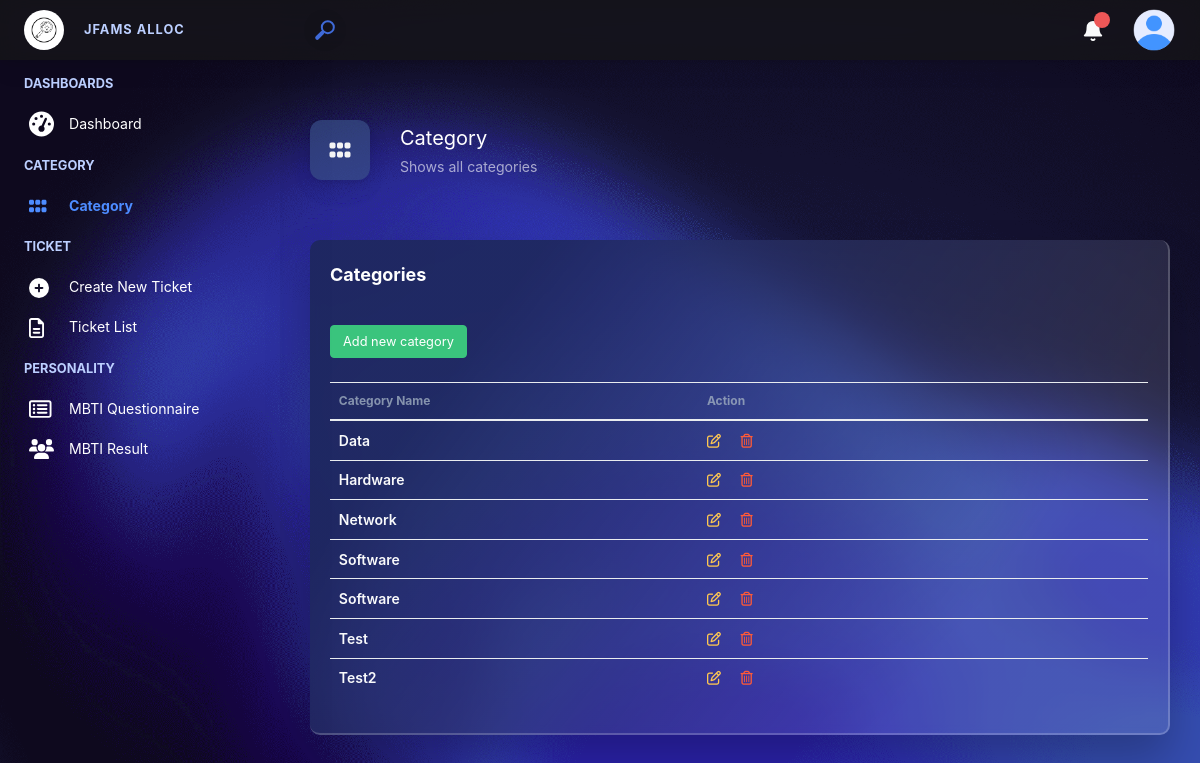
Before: /category (signed in) with the older database file.
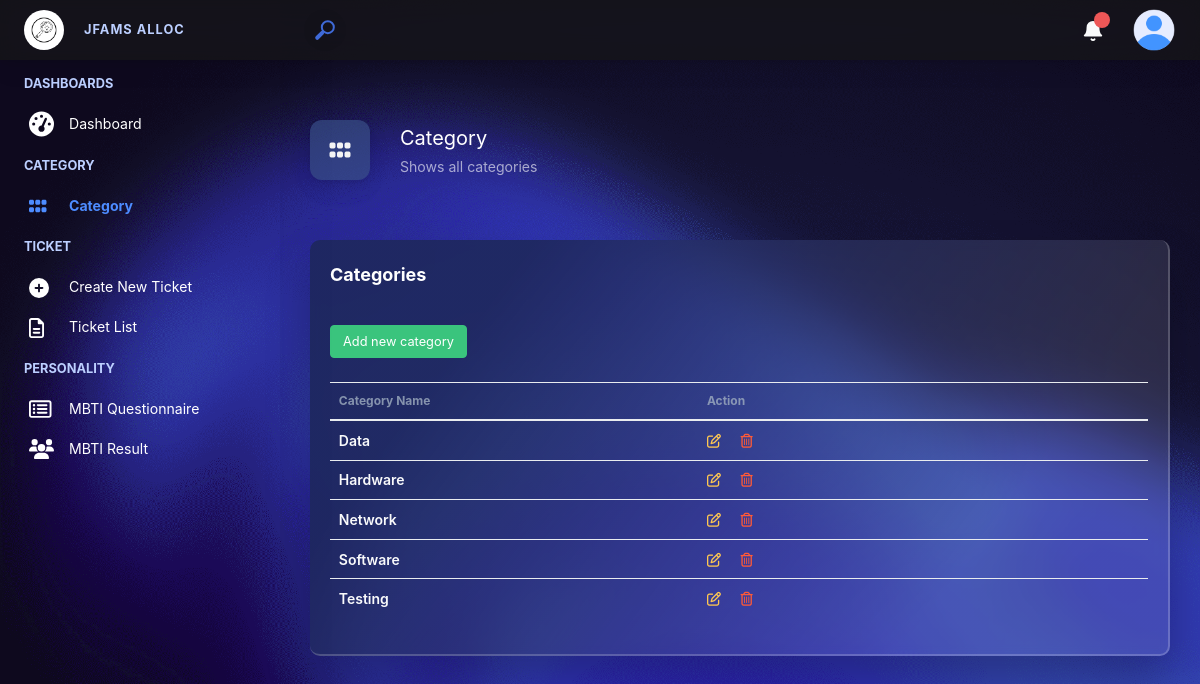
After: the same page with the newer database file.
### capstone/models.py (models this page shows, shortened)
class Category(models.Model):
    name = models.CharField(max_length=30)
    slug = models.SlugField()

### capstone/views.py (the view)
# urls.py: path("category", views.category, name="category"),
@login_required
def category(request):
    categories = Category.objects.all().order_by('name')
    return render(request, "capstone/category/index.html", {
        "categories": categories,
        "iconTitle": ICONS['category'],
        "titleHeader": "Category",
        "subTitleHeader": "Shows all categories"
    })

### capstone/templates/capstone/category/index.html (shortened to what this page needs)
{% extends 'capstone/layout.html' %}
{% block body %}
<div class="container-card dash-card mt20 mb50">
    <div style="padding: 20px;">
        <div class="app-card__header_title" style="margin-bottom: 2.25rem;">
            Categories
        </div>
        <div class="app-card__body">
            <a class="mb-4 mr-2 btn btn-success" href="{% url 'add_category' %}">Add new category</a>
            <table class="table">
                <thead>
                    <tr>
                        <th class="table-th-header" scope="col" style="width:45%;">Category Name</th>
                        <th class="table-th-header" scope="col">Action</th>
                    </tr>
                </thead>
                <tbody>
                    {% for cat in categories %}
                    <tr>
                        <td style="font-size: 0.875rem; text-transform: capitalize; font-weight: 600;">{{ cat.name }}</td>
                        <td>
                            <a href="{% url 'edit_category' cat.id %}" title="Edit">
                                <i class="metismenu-icon far fa-edit amber mr-3"></i>
                            </a>
                            <a href="#" title="Delete" onclick="delete_data('delete_category', '{{ cat.id }}')">
                                <i class="metismenu-icon far fa-trash-alt delete"></i>
                            </a>
                        </td>
                    </tr>
                    {% endfor %}
                </tbody>
            </table>
        </div>
    </div>
</div>
{% endblock %}

Changed rows visible on the page:
removed Category: name "Software"
removed Category: name "Test"
removed Category: name "Test2"
added Category: name "Testing"
